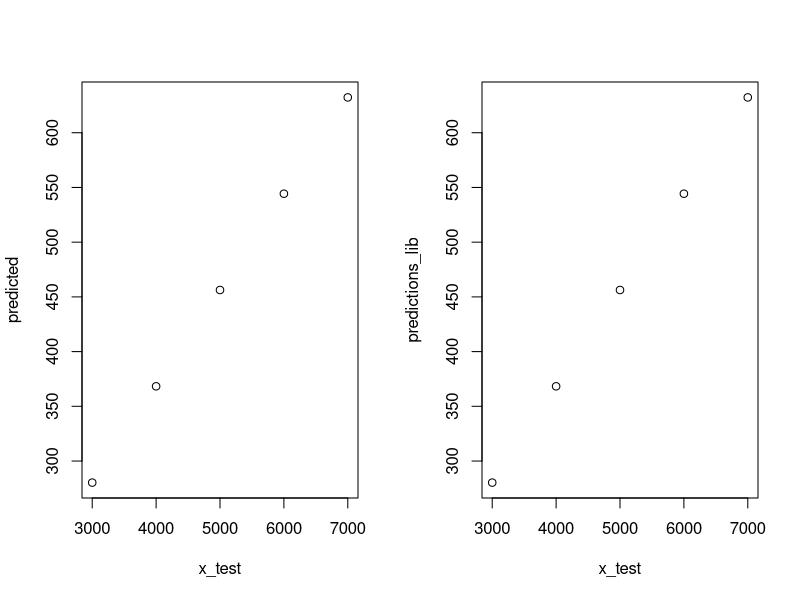

The R script that drew this image:
data <- read.csv('sales.csv',header=TRUE,sep=',')

x <- data$budget
y <- data$totalUnits

mean_x <- sum(x)/nrow(data)
mean_y <- sum(y)/nrow(data)

b_1 <- sum(sapply(x,function(x) return(x-mean_x))*sapply(y,function(y) return(y-mean_y)))/sum(sapply(x,function(x) return((x-mean_x)^2)))
b_0 <- mean_y - b_1*mean_x

getPred<-function(x){
  return (b_0 + (b_1*x))
}


x_test<-c(3000,4000,5000,6000,7000)
predicted<-sapply(x_test,getPred)
predicted
par(mfrow=c(1,2))    # set the plotting area into a 1*2 array
plot(x_test,predicted)


##Library Function
linearMod<-lm(totalUnits~budget,data=data)
print(linearMod)
modelSummary<-summary(linearMod)
modelCoeffs<-modelSummary$coefficients
modelCoeffs
x_test_lib = data.frame(budget=c(3000,4000,5000,6000,7000))
predictions_lib<-predict(linearMod,x_test_lib)

plot(x_test,predictions_lib)
